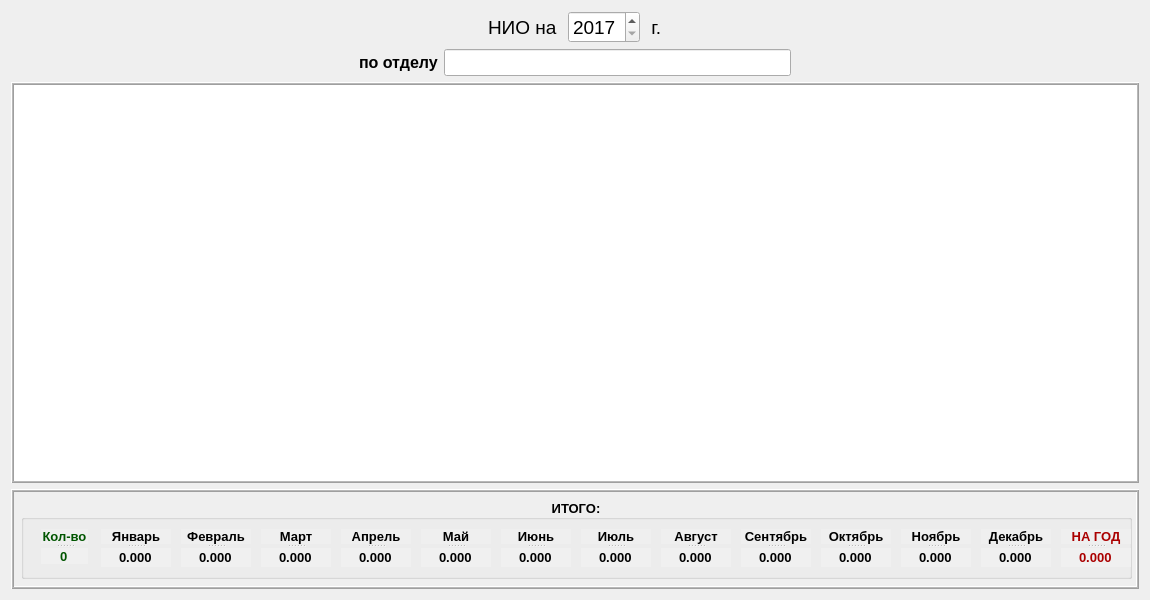
<?xml version="1.0" encoding="UTF-8"?>
<ui version="4.0">
 <class>MyChild_NIO_Form</class>
 <widget class="QWidget" name="MyChild_NIO_Form">
  <property name="geometry">
   <rect>
    <x>0</x>
    <y>0</y>
    <width>1150</width>
    <height>600</height>
   </rect>
  </property>
  <property name="sizePolicy">
   <sizepolicy hsizetype="Preferred" vsizetype="Preferred">
    <horstretch>0</horstretch>
    <verstretch>0</verstretch>
   </sizepolicy>
  </property>
  <property name="minimumSize">
   <size>
    <width>1150</width>
    <height>600</height>
   </size>
  </property>
  <property name="windowTitle">
   <string>Form</string>
  </property>
  <layout class="QVBoxLayout" name="verticalLayout">
   <item>
    <layout class="QHBoxLayout" name="horizontalLayout_2">
     <item>
      <spacer name="horizontalSpacer">
       <property name="orientation">
        <enum>Qt::Horizontal</enum>
       </property>
       <property name="sizeHint" stdset="0">
        <size>
         <width>40</width>
         <height>20</height>
        </size>
       </property>
      </spacer>
     </item>
     <item>
      <widget class="QLabel" name="label_Nio_na">
       <property name="font">
        <font>
         <pointsize>14</pointsize>
         <weight>50</weight>
         <bold>false</bold>
        </font>
       </property>
       <property name="text">
        <string>НИО на </string>
       </property>
      </widget>
     </item>
     <item>
      <widget class="QDateEdit" name="dateEdit_year">
       <property name="font">
        <font>
         <pointsize>14</pointsize>
         <weight>50</weight>
         <bold>false</bold>
        </font>
       </property>
       <property name="dateTime">
        <datetime>
         <hour>0</hour>
         <minute>0</minute>
         <second>0</second>
         <year>2017</year>
         <month>9</month>
         <day>14</day>
        </datetime>
       </property>
       <property name="maximumDate">
        <date>
         <year>2030</year>
         <month>12</month>
         <day>31</day>
        </date>
       </property>
       <property name="minimumDate">
        <date>
         <year>2017</year>
         <month>6</month>
         <day>1</day>
        </date>
       </property>
       <property name="displayFormat">
        <string>yyyy</string>
       </property>
       <property name="calendarPopup">
        <bool>false</bool>
       </property>
      </widget>
     </item>
     <item>
      <widget class="QLabel" name="label_year">
       <property name="font">
        <font>
         <pointsize>14</pointsize>
        </font>
       </property>
       <property name="text">
        <string> г.</string>
       </property>
      </widget>
     </item>
     <item>
      <spacer name="horizontalSpacer_2">
       <property name="orientation">
        <enum>Qt::Horizontal</enum>
       </property>
       <property name="sizeHint" stdset="0">
        <size>
         <width>40</width>
         <height>20</height>
        </size>
       </property>
      </spacer>
     </item>
    </layout>
   </item>
   <item>
    <layout class="QHBoxLayout" name="horizontalLayout">
     <item>
      <spacer name="horizontalSpacer_3">
       <property name="orientation">
        <enum>Qt::Horizontal</enum>
       </property>
       <property name="sizeHint" stdset="0">
        <size>
         <width>40</width>
         <height>20</height>
        </size>
       </property>
      </spacer>
     </item>
     <item>
      <widget class="QLabel" name="label_po_otdely">
       <property name="font">
        <font>
         <pointsize>12</pointsize>
         <weight>75</weight>
         <bold>true</bold>
        </font>
       </property>
       <property name="text">
        <string>по отделу</string>
       </property>
      </widget>
     </item>
     <item>
      <widget class="QLineEdit" name="otdelLineEdit">
       <property name="font">
        <font>
         <pointsize>12</pointsize>
         <weight>75</weight>
         <bold>true</bold>
        </font>
       </property>
       <property name="frame">
        <bool>true</bool>
       </property>
       <property name="alignment">
        <set>Qt::AlignCenter</set>
       </property>
      </widget>
     </item>
     <item>
      <spacer name="horizontalSpacer_4">
       <property name="orientation">
        <enum>Qt::Horizontal</enum>
       </property>
       <property name="sizeHint" stdset="0">
        <size>
         <width>40</width>
         <height>20</height>
        </size>
       </property>
      </spacer>
     </item>
    </layout>
   </item>
   <item>
    <layout class="QHBoxLayout" name="horizontalLayout_3">
     <item>
      <widget class="QTableView" name="table_nio">
       <property name="font">
        <font>
         <weight>75</weight>
         <bold>true</bold>
        </font>
       </property>
       <property name="cursor" stdset="0">
        <cursorShape>ArrowCursor</cursorShape>
       </property>
       <property name="focusPolicy">
        <enum>Qt::StrongFocus</enum>
       </property>
       <property name="autoFillBackground">
        <bool>true</bool>
       </property>
       <property name="frameShape">
        <enum>QFrame::Box</enum>
       </property>
       <property name="frameShadow">
        <enum>QFrame::Raised</enum>
       </property>
       <property name="midLineWidth">
        <number>1</number>
       </property>
       <property name="alternatingRowColors">
        <bool>true</bool>
       </property>
       <property name="gridStyle">
        <enum>Qt::DashLine</enum>
       </property>
       <property name="sortingEnabled">
        <bool>false</bool>
       </property>
       <attribute name="horizontalHeaderCascadingSectionResizes">
        <bool>true</bool>
       </attribute>
       <attribute name="horizontalHeaderStretchLastSection">
        <bool>true</bool>
       </attribute>
       <attribute name="verticalHeaderCascadingSectionResizes">
        <bool>true</bool>
       </attribute>
      </widget>
     </item>
    </layout>
   </item>
   <item>
    <widget class="QFrame" name="frame">
     <property name="minimumSize">
      <size>
       <width>0</width>
       <height>100</height>
      </size>
     </property>
     <property name="baseSize">
      <size>
       <width>0</width>
       <height>0</height>
      </size>
     </property>
     <property name="frameShape">
      <enum>QFrame::Box</enum>
     </property>
     <property name="frameShadow">
      <enum>QFrame::Raised</enum>
     </property>
     <property name="midLineWidth">
      <number>1</number>
     </property>
     <widget class="QGroupBox" name="groupBox">
      <property name="geometry">
       <rect>
        <x>10</x>
        <y>10</y>
        <width>1111</width>
        <height>80</height>
       </rect>
      </property>
      <property name="sizePolicy">
       <sizepolicy hsizetype="Preferred" vsizetype="Preferred">
        <horstretch>0</horstretch>
        <verstretch>0</verstretch>
       </sizepolicy>
      </property>
      <property name="font">
       <font>
        <pointsize>10</pointsize>
        <weight>75</weight>
        <bold>true</bold>
       </font>
      </property>
      <property name="autoFillBackground">
       <bool>true</bool>
      </property>
      <property name="title">
       <string>ИТОГО:</string>
      </property>
      <property name="alignment">
       <set>Qt::AlignCenter</set>
      </property>
      <property name="flat">
       <bool>true</bool>
      </property>
      <widget class="QSplitter" name="splitter_2">
       <property name="geometry">
        <rect>
         <x>80</x>
         <y>30</y>
         <width>70</width>
         <height>38</height>
        </rect>
       </property>
       <property name="orientation">
        <enum>Qt::Vertical</enum>
       </property>
       <property name="opaqueResize">
        <bool>false</bool>
       </property>
       <property name="childrenCollapsible">
        <bool>false</bool>
       </property>
       <widget class="QLabel" name="label_2">
        <property name="autoFillBackground">
         <bool>true</bool>
        </property>
        <property name="text">
         <string>Январь</string>
        </property>
        <property name="alignment">
         <set>Qt::AlignCenter</set>
        </property>
       </widget>
       <widget class="QDoubleSpinBox" name="doubleSpinBox_Jan">
        <property name="minimumSize">
         <size>
          <width>70</width>
          <height>0</height>
         </size>
        </property>
        <property name="autoFillBackground">
         <bool>true</bool>
        </property>
        <property name="styleSheet">
         <string notr="true">background-color: rgb(240, 240, 240);</string>
        </property>
        <property name="frame">
         <bool>false</bool>
        </property>
        <property name="alignment">
         <set>Qt::AlignCenter</set>
        </property>
        <property name="readOnly">
         <bool>true</bool>
        </property>
        <property name="buttonSymbols">
         <enum>QAbstractSpinBox::NoButtons</enum>
        </property>
        <property name="decimals">
         <number>3</number>
        </property>
       </widget>
      </widget>
      <widget class="QSplitter" name="splitter_3">
       <property name="geometry">
        <rect>
         <x>160</x>
         <y>30</y>
         <width>70</width>
         <height>38</height>
        </rect>
       </property>
       <property name="orientation">
        <enum>Qt::Vertical</enum>
       </property>
       <property name="opaqueResize">
        <bool>false</bool>
       </property>
       <property name="childrenCollapsible">
        <bool>false</bool>
       </property>
       <widget class="QLabel" name="label_3">
        <property name="minimumSize">
         <size>
          <width>70</width>
          <height>0</height>
         </size>
        </property>
        <property name="autoFillBackground">
         <bool>true</bool>
        </property>
        <property name="text">
         <string>Февраль</string>
        </property>
        <property name="alignment">
         <set>Qt::AlignCenter</set>
        </property>
       </widget>
       <widget class="QDoubleSpinBox" name="doubleSpinBox_Feb">
        <property name="minimumSize">
         <size>
          <width>70</width>
          <height>0</height>
         </size>
        </property>
        <property name="autoFillBackground">
         <bool>true</bool>
        </property>
        <property name="styleSheet">
         <string notr="true">background-color: rgb(240, 240, 240);</string>
        </property>
        <property name="frame">
         <bool>false</bool>
        </property>
        <property name="alignment">
         <set>Qt::AlignCenter</set>
        </property>
        <property name="readOnly">
         <bool>true</bool>
        </property>
        <property name="buttonSymbols">
         <enum>QAbstractSpinBox::NoButtons</enum>
        </property>
        <property name="decimals">
         <number>3</number>
        </property>
       </widget>
      </widget>
      <widget class="QSplitter" name="splitter_4">
       <property name="geometry">
        <rect>
         <x>240</x>
         <y>30</y>
         <width>70</width>
         <height>38</height>
        </rect>
       </property>
       <property name="orientation">
        <enum>Qt::Vertical</enum>
       </property>
       <property name="opaqueResize">
        <bool>false</bool>
       </property>
       <property name="childrenCollapsible">
        <bool>false</bool>
       </property>
       <widget class="QLabel" name="label_4">
        <property name="minimumSize">
         <size>
          <width>70</width>
          <height>0</height>
         </size>
        </property>
        <property name="autoFillBackground">
         <bool>true</bool>
        </property>
        <property name="text">
         <string>Март</string>
        </property>
        <property name="alignment">
         <set>Qt::AlignCenter</set>
        </property>
       </widget>
       <widget class="QDoubleSpinBox" name="doubleSpinBox_Mar">
        <property name="minimumSize">
         <size>
          <width>70</width>
          <height>0</height>
         </size>
        </property>
        <property name="autoFillBackground">
         <bool>true</bool>
        </property>
        <property name="styleSheet">
         <string notr="true">background-color: rgb(240, 240, 240);</string>
        </property>
        <property name="frame">
         <bool>false</bool>
        </property>
        <property name="alignment">
         <set>Qt::AlignCenter</set>
        </property>
        <property name="readOnly">
         <bool>true</bool>
        </property>
        <property name="buttonSymbols">
         <enum>QAbstractSpinBox::NoButtons</enum>
        </property>
        <property name="decimals">
         <number>3</number>
        </property>
       </widget>
      </widget>
      <widget class="QSplitter" name="splitter_5">
       <property name="geometry">
        <rect>
         <x>320</x>
         <y>30</y>
         <width>70</width>
         <height>38</height>
        </rect>
       </property>
       <property name="orientation">
        <enum>Qt::Vertical</enum>
       </property>
       <property name="opaqueResize">
        <bool>false</bool>
       </property>
       <property name="childrenCollapsible">
        <bool>false</bool>
       </property>
       <widget class="QLabel" name="label_5">
        <property name="minimumSize">
         <size>
          <width>70</width>
          <height>0</height>
         </size>
        </property>
        <property name="autoFillBackground">
         <bool>true</bool>
        </property>
        <property name="text">
         <string>Апрель</string>
        </property>
        <property name="alignment">
         <set>Qt::AlignCenter</set>
        </property>
       </widget>
       <widget class="QDoubleSpinBox" name="doubleSpinBox_Apr">
        <property name="minimumSize">
         <size>
          <width>70</width>
          <height>0</height>
         </size>
        </property>
        <property name="autoFillBackground">
         <bool>true</bool>
        </property>
        <property name="styleSheet">
         <string notr="true">background-color: rgb(240, 240, 240);</string>
        </property>
        <property name="frame">
         <bool>false</bool>
        </property>
        <property name="alignment">
         <set>Qt::AlignCenter</set>
        </property>
        <property name="readOnly">
         <bool>true</bool>
        </property>
        <property name="buttonSymbols">
         <enum>QAbstractSpinBox::NoButtons</enum>
        </property>
        <property name="keyboardTracking">
         <bool>false</bool>
        </property>
        <property name="decimals">
         <number>3</number>
        </property>
       </widget>
      </widget>
      <widget class="QSplitter" name="splitter_6">
       <property name="geometry">
        <rect>
         <x>400</x>
         <y>30</y>
         <width>70</width>
         <height>38</height>
        </rect>
       </property>
       <property name="orientation">
        <enum>Qt::Vertical</enum>
       </property>
       <property name="opaqueResize">
        <bool>false</bool>
       </property>
       <property name="childrenCollapsible">
        <bool>false</bool>
       </property>
       <widget class="QLabel" name="label_6">
        <property name="minimumSize">
         <size>
          <width>70</width>
          <height>0</height>
         </size>
        </property>
        <property name="autoFillBackground">
         <bool>true</bool>
        </property>
        <property name="text">
         <string>Май</string>
        </property>
        <property name="alignment">
         <set>Qt::AlignCenter</set>
        </property>
       </widget>
       <widget class="QDoubleSpinBox" name="doubleSpinBox_May">
        <property name="minimumSize">
         <size>
          <width>70</width>
          <height>0</height>
         </size>
        </property>
        <property name="autoFillBackground">
         <bool>true</bool>
        </property>
        <property name="styleSheet">
         <string notr="true">background-color: rgb(240, 240, 240);</string>
        </property>
        <property name="frame">
         <bool>false</bool>
        </property>
        <property name="alignment">
         <set>Qt::AlignCenter</set>
        </property>
        <property name="readOnly">
         <bool>true</bool>
        </property>
        <property name="buttonSymbols">
         <enum>QAbstractSpinBox::NoButtons</enum>
        </property>
        <property name="decimals">
         <number>3</number>
        </property>
       </widget>
      </widget>
      <widget class="QSplitter" name="splitter_7">
       <property name="geometry">
        <rect>
         <x>480</x>
         <y>30</y>
         <width>70</width>
         <height>38</height>
        </rect>
       </property>
       <property name="orientation">
        <enum>Qt::Vertical</enum>
       </property>
       <property name="opaqueResize">
        <bool>false</bool>
       </property>
       <property name="childrenCollapsible">
        <bool>false</bool>
       </property>
       <widget class="QLabel" name="label_7">
        <property name="minimumSize">
         <size>
          <width>70</width>
          <height>0</height>
         </size>
        </property>
        <property name="autoFillBackground">
         <bool>true</bool>
        </property>
        <property name="text">
         <string>Июнь</string>
        </property>
        <property name="alignment">
         <set>Qt::AlignCenter</set>
        </property>
       </widget>
       <widget class="QDoubleSpinBox" name="doubleSpinBox_Jun">
        <property name="minimumSize">
         <size>
          <width>70</width>
          <height>0</height>
         </size>
        </property>
        <property name="autoFillBackground">
         <bool>true</bool>
        </property>
        <property name="styleSheet">
         <string notr="true">background-color: rgb(240, 240, 240);</string>
        </property>
        <property name="frame">
         <bool>false</bool>
        </property>
        <property name="alignment">
         <set>Qt::AlignCenter</set>
        </property>
        <property name="readOnly">
         <bool>true</bool>
        </property>
        <property name="buttonSymbols">
         <enum>QAbstractSpinBox::NoButtons</enum>
        </property>
        <property name="decimals">
         <number>3</number>
        </property>
       </widget>
      </widget>
      <widget class="QSplitter" name="splitter_8">
       <property name="geometry">
        <rect>
         <x>560</x>
         <y>30</y>
         <width>70</width>
         <height>38</height>
        </rect>
       </property>
       <property name="orientation">
        <enum>Qt::Vertical</enum>
       </property>
       <property name="opaqueResize">
        <bool>false</bool>
       </property>
       <property name="childrenCollapsible">
        <bool>false</bool>
       </property>
       <widget class="QLabel" name="label_8">
        <property name="minimumSize">
         <size>
          <width>70</width>
          <height>0</height>
         </size>
        </property>
        <property name="autoFillBackground">
         <bool>true</bool>
        </property>
        <property name="text">
         <string>Июль</string>
        </property>
        <property name="alignment">
         <set>Qt::AlignCenter</set>
        </property>
       </widget>
       <widget class="QDoubleSpinBox" name="doubleSpinBox_Jul">
        <property name="minimumSize">
         <size>
          <width>70</width>
          <height>0</height>
         </size>
        </property>
        <property name="autoFillBackground">
         <bool>true</bool>
        </property>
        <property name="styleSheet">
         <string notr="true">background-color: rgb(240, 240, 240);</string>
        </property>
        <property name="frame">
         <bool>false</bool>
        </property>
        <property name="alignment">
         <set>Qt::AlignCenter</set>
        </property>
        <property name="readOnly">
         <bool>true</bool>
        </property>
        <property name="buttonSymbols">
         <enum>QAbstractSpinBox::NoButtons</enum>
        </property>
        <property name="decimals">
         <number>3</number>
        </property>
       </widget>
      </widget>
      <widget class="QSplitter" name="splitter_9">
       <property name="geometry">
        <rect>
         <x>640</x>
         <y>30</y>
         <width>70</width>
         <height>38</height>
        </rect>
       </property>
       <property name="orientation">
        <enum>Qt::Vertical</enum>
       </property>
       <property name="opaqueResize">
        <bool>false</bool>
       </property>
       <property name="childrenCollapsible">
        <bool>false</bool>
       </property>
       <widget class="QLabel" name="label_9">
        <property name="minimumSize">
         <size>
          <width>70</width>
          <height>0</height>
         </size>
        </property>
        <property name="autoFillBackground">
         <bool>true</bool>
        </property>
        <property name="text">
         <string>Август</string>
        </property>
        <property name="alignment">
         <set>Qt::AlignCenter</set>
        </property>
       </widget>
       <widget class="QDoubleSpinBox" name="doubleSpinBox_Avg">
        <property name="minimumSize">
         <size>
          <width>70</width>
          <height>0</height>
         </size>
        </property>
        <property name="autoFillBackground">
         <bool>true</bool>
        </property>
        <property name="styleSheet">
         <string notr="true">background-color: rgb(240, 240, 240);</string>
        </property>
        <property name="frame">
         <bool>false</bool>
        </property>
        <property name="alignment">
         <set>Qt::AlignCenter</set>
        </property>
        <property name="readOnly">
         <bool>true</bool>
        </property>
        <property name="buttonSymbols">
         <enum>QAbstractSpinBox::NoButtons</enum>
        </property>
        <property name="decimals">
         <number>3</number>
        </property>
       </widget>
      </widget>
      <widget class="QSplitter" name="splitter_10">
       <property name="geometry">
        <rect>
         <x>720</x>
         <y>30</y>
         <width>70</width>
         <height>38</height>
        </rect>
       </property>
       <property name="orientation">
        <enum>Qt::Vertical</enum>
       </property>
       <property name="opaqueResize">
        <bool>false</bool>
       </property>
       <property name="childrenCollapsible">
        <bool>false</bool>
       </property>
       <widget class="QLabel" name="label_10">
        <property name="minimumSize">
         <size>
          <width>70</width>
          <height>0</height>
         </size>
        </property>
        <property name="autoFillBackground">
         <bool>true</bool>
        </property>
        <property name="text">
         <string>Сентябрь</string>
        </property>
        <property name="alignment">
         <set>Qt::AlignCenter</set>
        </property>
       </widget>
       <widget class="QDoubleSpinBox" name="doubleSpinBox_Sept">
        <property name="minimumSize">
         <size>
          <width>70</width>
          <height>0</height>
         </size>
        </property>
        <property name="autoFillBackground">
         <bool>true</bool>
        </property>
        <property name="styleSheet">
         <string notr="true">background-color: rgb(240, 240, 240);</string>
        </property>
        <property name="frame">
         <bool>false</bool>
        </property>
        <property name="alignment">
         <set>Qt::AlignCenter</set>
        </property>
        <property name="readOnly">
         <bool>true</bool>
        </property>
        <property name="buttonSymbols">
         <enum>QAbstractSpinBox::NoButtons</enum>
        </property>
        <property name="decimals">
         <number>3</number>
        </property>
       </widget>
      </widget>
      <widget class="QSplitter" name="splitter_11">
       <property name="geometry">
        <rect>
         <x>800</x>
         <y>30</y>
         <width>70</width>
         <height>38</height>
        </rect>
       </property>
       <property name="orientation">
        <enum>Qt::Vertical</enum>
       </property>
       <property name="opaqueResize">
        <bool>false</bool>
       </property>
       <property name="childrenCollapsible">
        <bool>false</bool>
       </property>
       <widget class="QLabel" name="label_11">
        <property name="minimumSize">
         <size>
          <width>70</width>
          <height>0</height>
         </size>
        </property>
        <property name="autoFillBackground">
         <bool>true</bool>
        </property>
        <property name="text">
         <string>Октябрь</string>
        </property>
        <property name="alignment">
         <set>Qt::AlignCenter</set>
        </property>
       </widget>
       <widget class="QDoubleSpinBox" name="doubleSpinBox_Oct">
        <property name="minimumSize">
         <size>
          <width>70</width>
          <height>0</height>
         </size>
        </property>
        <property name="styleSheet">
         <string notr="true">background-color: rgb(240, 240, 240);</string>
        </property>
        <property name="frame">
         <bool>false</bool>
        </property>
        <property name="alignment">
         <set>Qt::AlignCenter</set>
        </property>
        <property name="readOnly">
         <bool>true</bool>
        </property>
        <property name="buttonSymbols">
         <enum>QAbstractSpinBox::NoButtons</enum>
        </property>
        <property name="decimals">
         <number>3</number>
        </property>
       </widget>
      </widget>
      <widget class="QSplitter" name="splitter_12">
       <property name="geometry">
        <rect>
         <x>880</x>
         <y>30</y>
         <width>70</width>
         <height>38</height>
        </rect>
       </property>
       <property name="orientation">
        <enum>Qt::Vertical</enum>
       </property>
       <property name="opaqueResize">
        <bool>false</bool>
       </property>
       <property name="childrenCollapsible">
        <bool>false</bool>
       </property>
       <widget class="QLabel" name="label_12">
        <property name="minimumSize">
         <size>
          <width>70</width>
          <height>0</height>
         </size>
        </property>
        <property name="autoFillBackground">
         <bool>true</bool>
        </property>
        <property name="text">
         <string>Ноябрь</string>
        </property>
        <property name="alignment">
         <set>Qt::AlignCenter</set>
        </property>
       </widget>
       <widget class="QDoubleSpinBox" name="doubleSpinBox_Now">
        <property name="minimumSize">
         <size>
          <width>70</width>
          <height>0</height>
         </size>
        </property>
        <property name="autoFillBackground">
         <bool>true</bool>
        </property>
        <property name="styleSheet">
         <string notr="true">background-color: rgb(240, 240, 240);</string>
        </property>
        <property name="frame">
         <bool>false</bool>
        </property>
        <property name="alignment">
         <set>Qt::AlignCenter</set>
        </property>
        <property name="readOnly">
         <bool>true</bool>
        </property>
        <property name="buttonSymbols">
         <enum>QAbstractSpinBox::NoButtons</enum>
        </property>
        <property name="decimals">
         <number>3</number>
        </property>
       </widget>
      </widget>
      <widget class="QSplitter" name="splitter_13">
       <property name="geometry">
        <rect>
         <x>960</x>
         <y>30</y>
         <width>70</width>
         <height>38</height>
        </rect>
       </property>
       <property name="orientation">
        <enum>Qt::Vertical</enum>
       </property>
       <property name="opaqueResize">
        <bool>false</bool>
       </property>
       <property name="childrenCollapsible">
        <bool>false</bool>
       </property>
       <widget class="QLabel" name="label_13">
        <property name="minimumSize">
         <size>
          <width>70</width>
          <height>0</height>
         </size>
        </property>
        <property name="autoFillBackground">
         <bool>true</bool>
        </property>
        <property name="text">
         <string>Декабрь</string>
        </property>
        <property name="alignment">
         <set>Qt::AlignCenter</set>
        </property>
       </widget>
       <widget class="QDoubleSpinBox" name="doubleSpinBox_Dec">
        <property name="minimumSize">
         <size>
          <width>70</width>
          <height>0</height>
         </size>
        </property>
        <property name="autoFillBackground">
         <bool>true</bool>
        </property>
        <property name="styleSheet">
         <string notr="true">background-color: rgb(240, 240, 240);</string>
        </property>
        <property name="frame">
         <bool>false</bool>
        </property>
        <property name="alignment">
         <set>Qt::AlignCenter</set>
        </property>
        <property name="readOnly">
         <bool>true</bool>
        </property>
        <property name="buttonSymbols">
         <enum>QAbstractSpinBox::NoButtons</enum>
        </property>
        <property name="decimals">
         <number>3</number>
        </property>
       </widget>
      </widget>
      <widget class="QSplitter" name="splitter_14">
       <property name="geometry">
        <rect>
         <x>1040</x>
         <y>30</y>
         <width>70</width>
         <height>38</height>
        </rect>
       </property>
       <property name="orientation">
        <enum>Qt::Vertical</enum>
       </property>
       <property name="opaqueResize">
        <bool>false</bool>
       </property>
       <property name="childrenCollapsible">
        <bool>false</bool>
       </property>
       <widget class="QLabel" name="label_14">
        <property name="minimumSize">
         <size>
          <width>70</width>
          <height>0</height>
         </size>
        </property>
        <property name="autoFillBackground">
         <bool>true</bool>
        </property>
        <property name="styleSheet">
         <string notr="true">color: rgb(170, 0, 0);</string>
        </property>
        <property name="text">
         <string>НА ГОД</string>
        </property>
        <property name="alignment">
         <set>Qt::AlignCenter</set>
        </property>
       </widget>
       <widget class="QDoubleSpinBox" name="doubleSpinBox_Year">
        <property name="minimumSize">
         <size>
          <width>70</width>
          <height>0</height>
         </size>
        </property>
        <property name="font">
         <font>
          <pointsize>10</pointsize>
          <weight>75</weight>
          <bold>true</bold>
         </font>
        </property>
        <property name="styleSheet">
         <string notr="true">color: rgb(170, 0, 0);
background-color: rgb(240, 240, 240);</string>
        </property>
        <property name="frame">
         <bool>false</bool>
        </property>
        <property name="alignment">
         <set>Qt::AlignCenter</set>
        </property>
        <property name="readOnly">
         <bool>true</bool>
        </property>
        <property name="buttonSymbols">
         <enum>QAbstractSpinBox::NoButtons</enum>
        </property>
        <property name="decimals">
         <number>3</number>
        </property>
        <property name="maximum">
         <double>999.999000000000024</double>
        </property>
       </widget>
      </widget>
      <widget class="QSplitter" name="splitter">
       <property name="geometry">
        <rect>
         <x>20</x>
         <y>30</y>
         <width>47</width>
         <height>35</height>
        </rect>
       </property>
       <property name="orientation">
        <enum>Qt::Vertical</enum>
       </property>
       <property name="opaqueResize">
        <bool>false</bool>
       </property>
       <property name="childrenCollapsible">
        <bool>false</bool>
       </property>
       <widget class="QLabel" name="label">
        <property name="minimumSize">
         <size>
          <width>47</width>
          <height>0</height>
         </size>
        </property>
        <property name="autoFillBackground">
         <bool>true</bool>
        </property>
        <property name="styleSheet">
         <string notr="true">color: rgb(0, 85, 0);</string>
        </property>
        <property name="text">
         <string>Кол-во</string>
        </property>
        <property name="alignment">
         <set>Qt::AlignCenter</set>
        </property>
       </widget>
       <widget class="QSpinBox" name="spinBox_Kolvo">
        <property name="minimumSize">
         <size>
          <width>0</width>
          <height>0</height>
         </size>
        </property>
        <property name="font">
         <font>
          <pointsize>10</pointsize>
          <weight>75</weight>
          <bold>true</bold>
         </font>
        </property>
        <property name="autoFillBackground">
         <bool>true</bool>
        </property>
        <property name="styleSheet">
         <string notr="true">color: rgb(0, 85, 0);
background-color: rgb(240, 240, 240);</string>
        </property>
        <property name="frame">
         <bool>false</bool>
        </property>
        <property name="alignment">
         <set>Qt::AlignCenter</set>
        </property>
        <property name="readOnly">
         <bool>true</bool>
        </property>
        <property name="buttonSymbols">
         <enum>QAbstractSpinBox::NoButtons</enum>
        </property>
       </widget>
      </widget>
     </widget>
    </widget>
   </item>
  </layout>
 </widget>
 <resources/>
 <connections/>
</ui>
